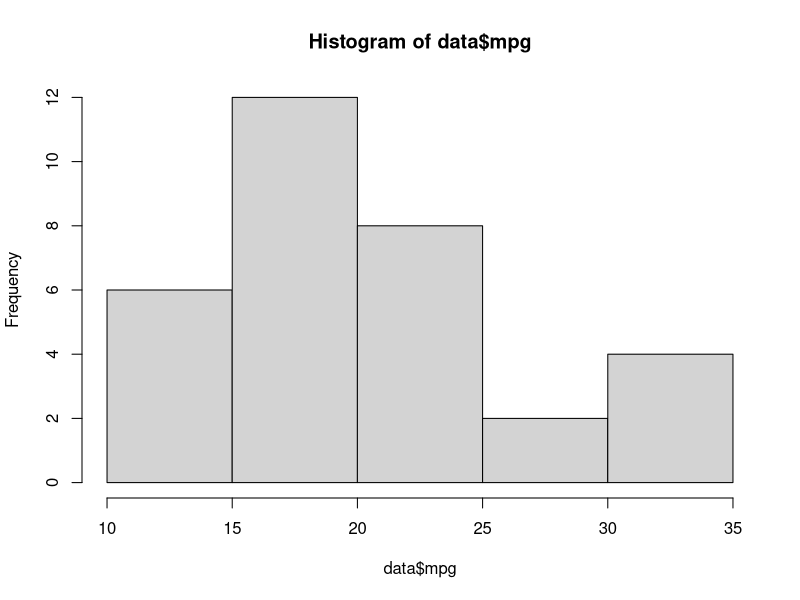
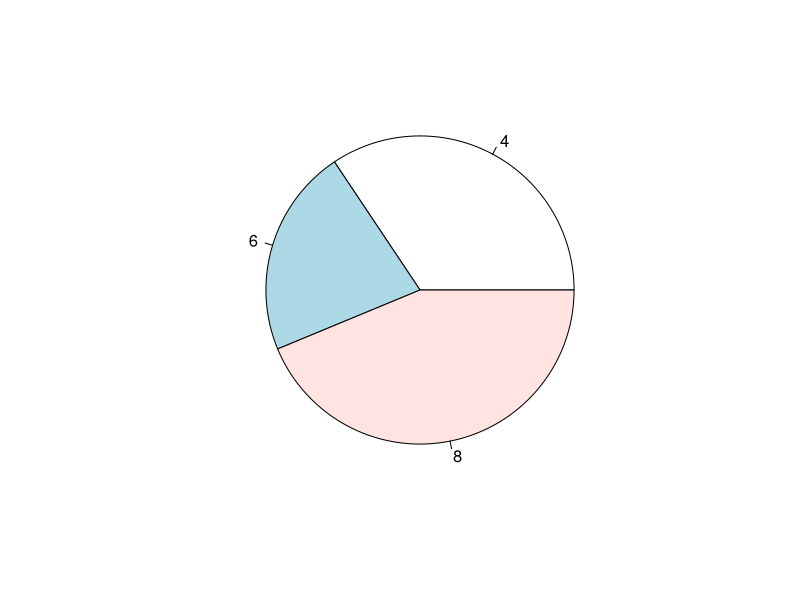

The R script that drew these images, in order:
#Codigo para problema 2
#lista variables que he definido hasta el mometo
ls()
#las borro
rm(list = ls())

data <-mtcars

hist(data$mpg)

pie(table(data$cyl))
